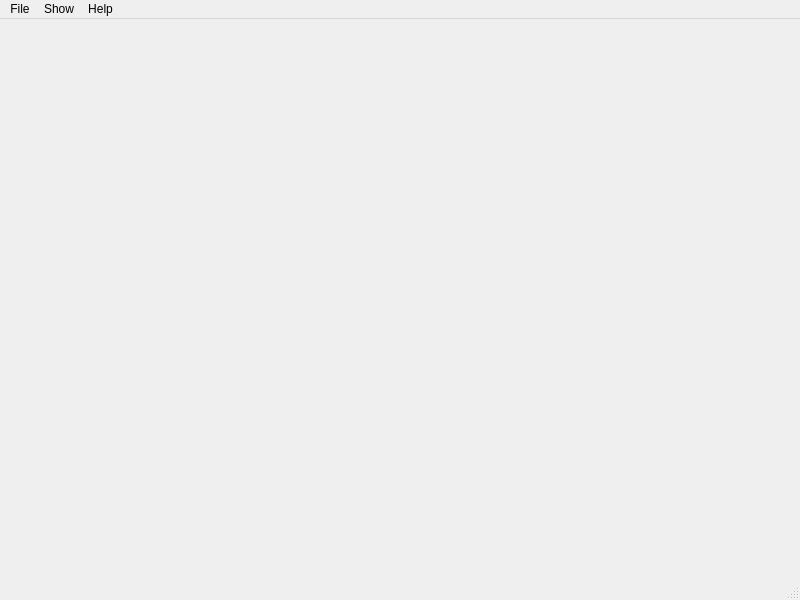
<?xml version="1.0" encoding="UTF-8"?>
<ui version="4.0">
 <class>MainWindow</class>
 <widget class="QMainWindow" name="MainWindow">
  <property name="geometry">
   <rect>
    <x>0</x>
    <y>0</y>
    <width>800</width>
    <height>600</height>
   </rect>
  </property>
  <property name="windowTitle">
   <string>Draw the Circumcircle</string>
  </property>
  <widget class="QWidget" name="centralwidget">
   <layout class="QVBoxLayout" name="verticalLayout">
    <item>
     <widget class="Canvas" name="canvas" native="true"/>
    </item>
   </layout>
  </widget>
  <widget class="QMenuBar" name="menubar">
   <property name="geometry">
    <rect>
     <x>0</x>
     <y>0</y>
     <width>800</width>
     <height>21</height>
    </rect>
   </property>
   <widget class="QMenu" name="menuFile">
    <property name="title">
     <string>File</string>
    </property>
    <addaction name="actionNew"/>
    <addaction name="actionLoad"/>
    <addaction name="separator"/>
    <addaction name="actionQuit"/>
   </widget>
   <widget class="QMenu" name="menuDraw">
    <property name="title">
     <string>Show</string>
    </property>
    <addaction name="actionCircles"/>
    <addaction name="actionCenter"/>
    <addaction name="actionTriangles"/>
   </widget>
   <widget class="QMenu" name="menuAbout">
    <property name="title">
     <string>Help</string>
    </property>
    <addaction name="actionAbout"/>
   </widget>
   <addaction name="menuFile"/>
   <addaction name="menuDraw"/>
   <addaction name="menuAbout"/>
  </widget>
  <widget class="QStatusBar" name="statusBar"/>
  <action name="actionLoad">
   <property name="text">
    <string>Load</string>
   </property>
   <property name="toolTip">
    <string>Load a file with triangles</string>
   </property>
   <property name="shortcut">
    <string>Ctrl+L</string>
   </property>
  </action>
  <action name="actionQuit">
   <property name="text">
    <string>Quit</string>
   </property>
   <property name="shortcut">
    <string>Ctrl+Q</string>
   </property>
  </action>
  <action name="actionNew">
   <property name="text">
    <string>New</string>
   </property>
   <property name="toolTip">
    <string>New trangle</string>
   </property>
   <property name="shortcut">
    <string>Ctrl+N</string>
   </property>
  </action>
  <action name="actionCircles">
   <property name="checkable">
    <bool>true</bool>
   </property>
   <property name="text">
    <string>Circles</string>
   </property>
   <property name="toolTip">
    <string>Show Circles</string>
   </property>
   <property name="shortcut">
    <string>Ctrl+O</string>
   </property>
  </action>
  <action name="actionCenter">
   <property name="checkable">
    <bool>true</bool>
   </property>
   <property name="text">
    <string>Centers</string>
   </property>
   <property name="toolTip">
    <string>Show Centers</string>
   </property>
  </action>
  <action name="actionTriangles">
   <property name="checkable">
    <bool>true</bool>
   </property>
   <property name="text">
    <string>Triangles</string>
   </property>
   <property name="toolTip">
    <string>Show triangles</string>
   </property>
   <property name="shortcut">
    <string>Ctrl+T</string>
   </property>
  </action>
  <action name="actionAbout">
   <property name="text">
    <string>About</string>
   </property>
  </action>
 </widget>
 <customwidgets>
  <customwidget>
   <class>Canvas</class>
   <extends>QWidget</extends>
   <header location="global">canvas.h</header>
   <container>1</container>
  </customwidget>
 </customwidgets>
 <resources/>
 <connections/>
</ui>
